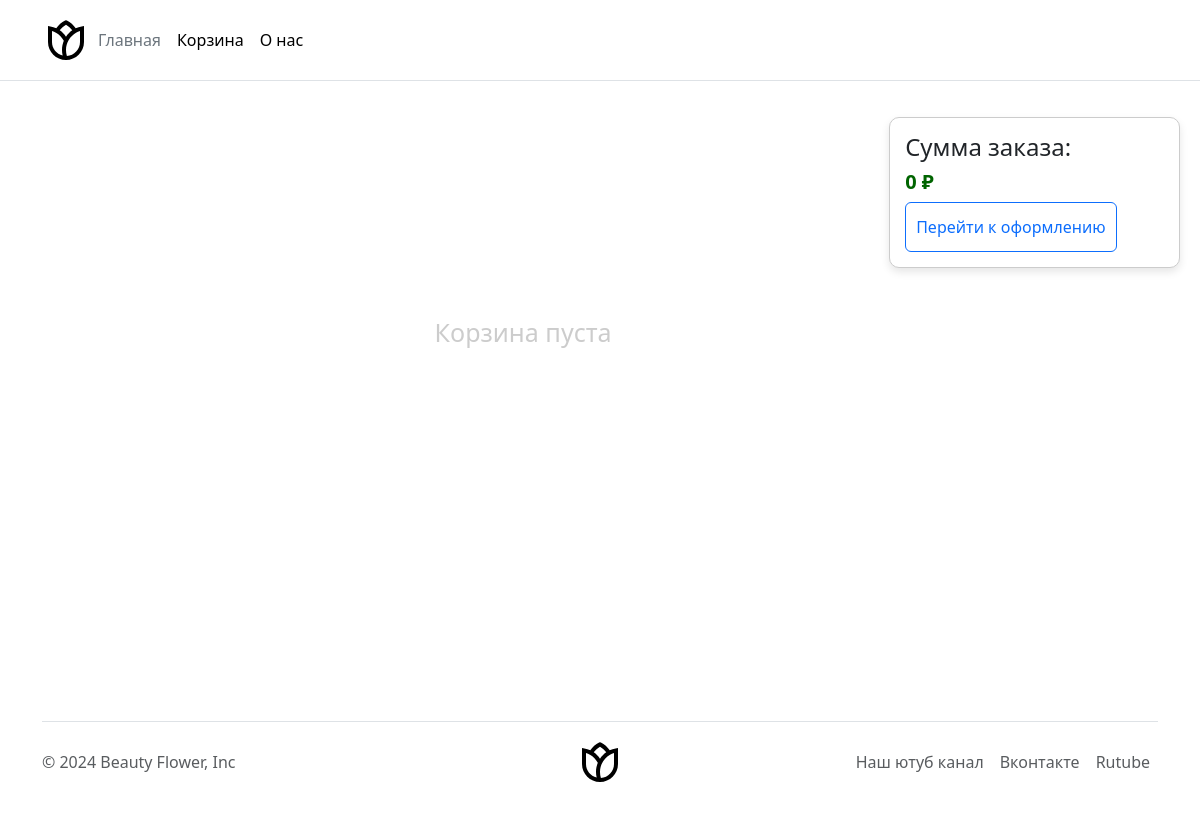
Page /shop/cart/ on the earlier database version.
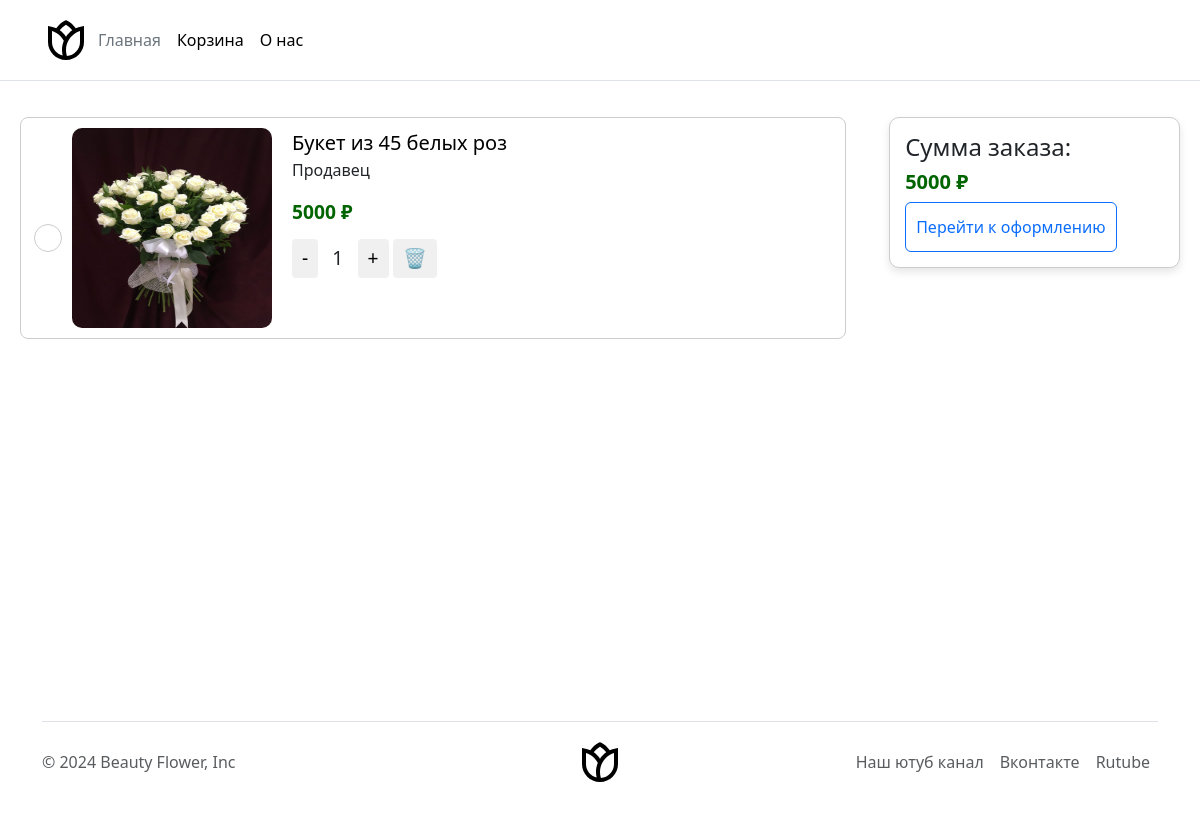
Same page on the later database version.
### shop/models.py (models this page shows, shortened)
class Cart(models.Model):
    class Meta:
        verbose_name = "Товар"
        verbose_name_plural = "Корзина"
    item = models.ForeignKey(Item,
                             on_delete=models.CASCADE,
                             related_name="cart",
                             verbose_name="Товар")
    is_selected = models.BooleanField(default=True, verbose_name="Выбран")
    number = models.IntegerField(default=1, verbose_name="Количество")

class Item(models.Model):
    class Meta:
        verbose_name = "Товар"
        verbose_name_plural = "Товары"
    title = models.CharField(max_length=200, verbose_name="Название")
    description = models.TextField(max_length=4000, verbose_name="Описание")
    price = models.IntegerField(verbose_name="Цена")
    rating = models.FloatField(default=0, verbose_name="Рейтинг")
    added = models.DateTimeField(auto_now_add=True, verbose_name="Добавлен")
    category = models.ForeignKey(Category, on_delete=models.CASCADE,
                                 related_name="items_by_category",
                                 verbose_name="Категория", null=True)

class Images(models.Model):
    class Meta:
        verbose_name = "Изображение товара"
        verbose_name_plural = "Изображения товаров"
    def image_path(self, filename):
        return f"shop/static/product_images/{str(self.item.id)}/{filename}"
    item = models.ForeignKey(Item,
                             on_delete=models.CASCADE,
                             related_name="images", verbose_name="Товар")
    image = models.ImageField(upload_to=image_path, verbose_name="Изображение")

### shop/views.py (the view)
# urls.py: path("cart/", views.cart, name="cart"),
def cart(request):
    cart = Cart.objects.all()
    cart_price = sum(el.item.price for el in cart)
    return render(request, "cart.html",
                  {"cart": cart,
                   "cart_price": cart_price})

### shop/templates/cart.html (shortened to what this page needs)
{% extends "base.html" %}
{% load static %}
{% block styles %}
<link rel="stylesheet" href="{% static 'css/cart2.css' %}">
{% endblock %}
{% block content %}
<div class="cont" style="margin: 0px; display: flex;">
    <div class="product-cards">
        {% if cart|length == 0 %}
            <p class="cart_empty_p">Корзина пуста</p>
        {% else %}
        {% for rec in cart %}
        <div class="product-card">
            <div class="checkbox_item">
                <label for="checkbox_item{{ rec.id }}"></label>
            </div>
            <a style="text-decoration: none;" href="{% url 'shop:item_detail' rec.item.id %}">
                <div class="product-image">
                    <img src="{{ rec.item.images.all.first.image.url }}" alt="Без изображения">
                </div>
            </a>
            <div class="product-details">
                <a style="text-decoration: none; font-size: 20px; color: black;"
                   href="{% url 'shop:item_detail' rec.item.id %}">
                    {{ rec.item.title }}
                </a>
                <p>Продавец {{ name }}</p>
                <div class="product-price">
                    <span class="discount-price">{{ rec.item.price }} ₽</span>
                </div>
                <div class="counter">
                    <button class="counter-button decrement">-</button>
                    <span class="counter-value">{{ rec.number }}</span>
                    <button class="counter-button increment">+</button>
                    <a href="{% url 'shop:cart_remove' rec.item.id %}"><input class="remove_btn" type="button"
                                                                              value="🗑"></a>
                </div>
            </div>
        </div>
        {% endfor %}
        {% endif %}
    </div>
    <div class="order_info_box">
        <h4>Сумма заказа:</h4>
        <h5 class="order_price">{{ cart_price }} ₽</h5>
        <input class="btn btn-outline-primary" value="Перейти к оформлению" type="button"
        style="width: auto; padding: 10px; height: 50px;">
    </div>
</div>
{% endblock %}

Differences in the rows shown:
added Cart: item.images.all.first.image (picture), item "Букет из 45 белых роз", item.price "5000", number "1"
Other differences:
{{ cart_price }}: "0" → "5000"
text no longer shown: "Корзина пуста"
